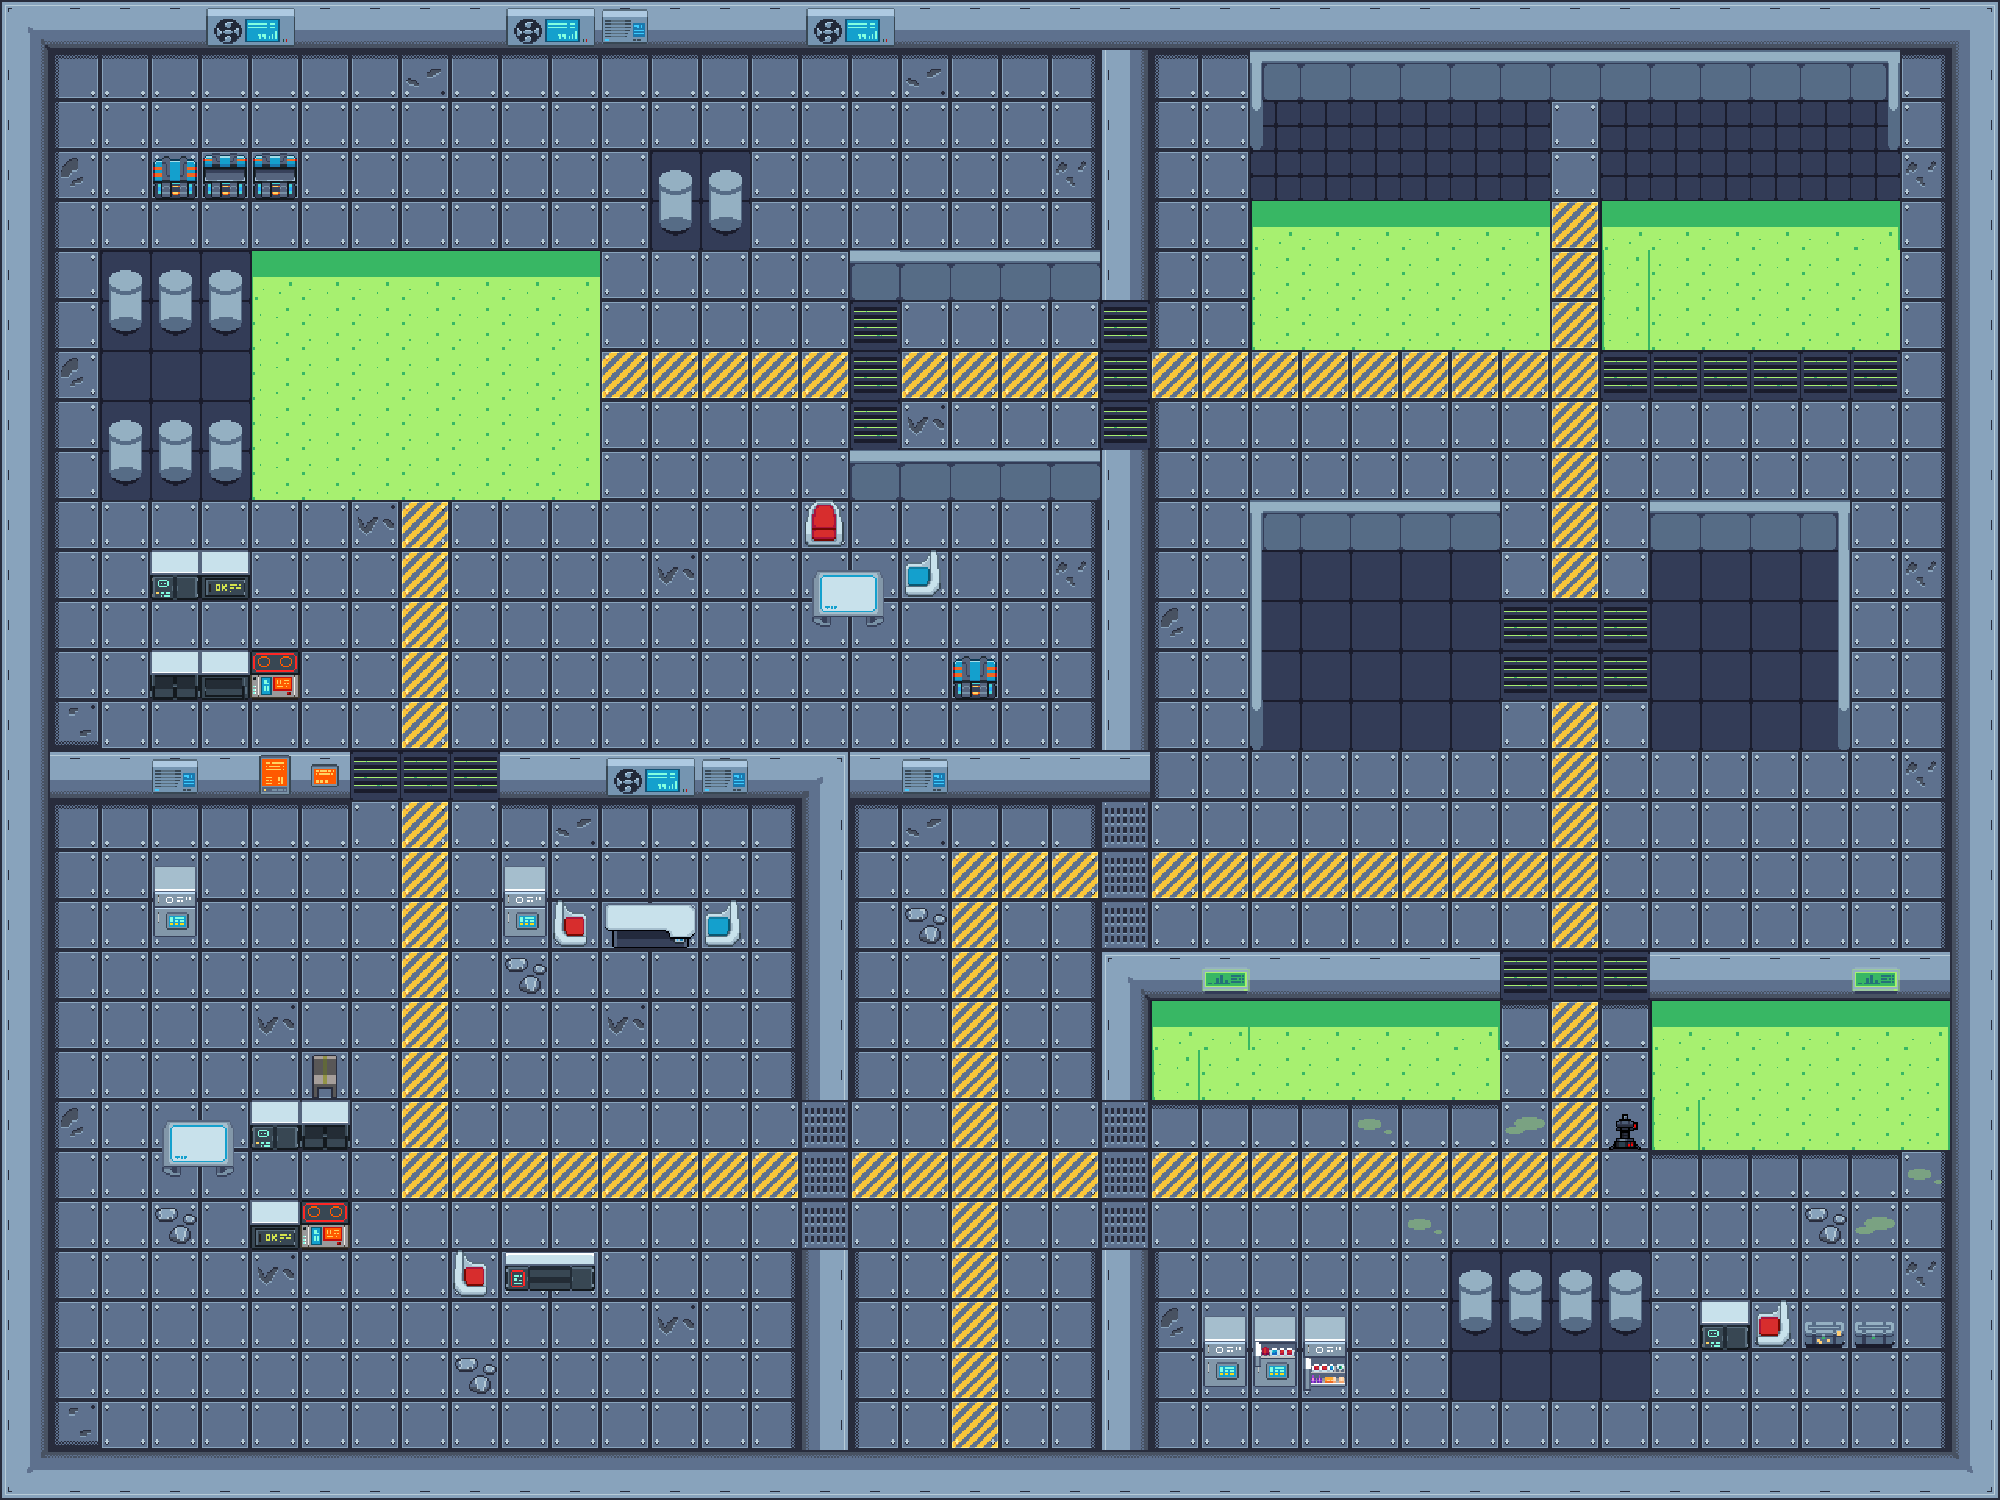

A level layout from a 2D game, rendered from its tile map. Below: a short description, then the map file with tile-grid data replaced by summaries:
An orthogonal 40x30 tile map with 50x50 px tiles, 2 tile layers (Capa de patrones 1, Design), 8 tilesets and 45 objects (45x p).

<map version="1.10" tiledversion="1.11.2" orientation="orthogonal" renderorder="right-down" width="40" height="30" tilewidth="50" tileheight="50" infinite="0" nextlayerid="5" nextobjectid="54">
 <tileset firstgid="1" name="tileSetx50" tilewidth="50" tileheight="50" tilecount="100" columns="10">
  <image source="tileSetx50.png" width="500" height="500" />
 </tileset>
 <tileset firstgid="101" name="pixel-cyberpunk-interior" tilewidth="50" tileheight="50" tilecount="231" columns="21">
  <image source="pixel-cyberpunk-interior.png" width="1050" height="550" />
 </tileset>
 <tileset firstgid="332" name="tileset2x50" tilewidth="50" tileheight="50" tilecount="84" columns="14">
  <image source="tileset2x50.png" width="700" height="300" />
 </tileset>
 <tileset firstgid="416" name="tileset x3" tilewidth="50" tileheight="50" tilecount="851" columns="37">
  <image source="tileset x3.png" width="1850" height="1150" />
 </tileset>
 <tileset firstgid="1267" name="decor" tilewidth="50" tileheight="50" tilecount="9" columns="3">
  <image source="decor.png" width="150" height="150" />
 </tileset>
 <tileset firstgid="1276" name="props and items x3" tilewidth="50" tileheight="50" tilecount="528" columns="24">
  <image source="props and items x3.png" width="1200" height="1100" />
 </tileset>
 <tileset firstgid="1804" name="level_tileset3x50" tilewidth="50" tileheight="50" tilecount="81" columns="9">
  <image source="level_tileset3x50.png" width="450" height="450" />
 </tileset>
 <tileset firstgid="1885" name="level_tileset3x50" tilewidth="50" tileheight="50" tilecount="81" columns="9">
  <image source="level_tileset3x50.png" width="450" height="450" />
 </tileset>
 <layer id="1" name="Capa de patrones 1" width="40" height="30">
  <data>[1200 cells, 1200 non-empty, 35 distinct tile ids]</data>
 </layer>
 <layer id="3" name="Design" width="40" height="30">
  <data>[1200 cells, 150 non-empty, 60 distinct tile ids]</data>
 </layer>
 <objectgroup id="2" name="Capa de Objetos 1">
  <object id="1" type="p" x="-10.7273" y="1.77636e-15" width="2009.09" height="47.6364" />
  <object id="3" type="p" x="-12.545" y="1448.18" width="2009.09" height="47.6364" />
  <object id="4" type="p" x="1950" y="-2" width="46" height="1498" />
  <object id="5" type="p" x="-1" y="-1" width="46" height="1498" />
  <object id="7" type="p" x="34" y="751" width="315" height="49" />
  <object id="8" type="p" x="500.5" y="751.5" width="315" height="49" />
  <object id="9" type="p" x="802" y="752" width="46" height="346" />
  <object id="10" type="p" x="803" y="1250" width="46" height="199" />
  <object id="11" type="p" x="1100" y="1249.5" width="46" height="199" />
  <object id="12" type="p" x="1104" y="953.5" width="46" height="147" />
  <object id="13" type="p" x="1149.5" y="951.5" width="348" height="149" />
  <object id="14" type="p" x="1652" y="949.5" width="348" height="202" />
  <object id="15" type="p" x="1647" y="502.5" width="206" height="49" />
  <object id="16" type="p" x="1250" y="500.5" width="252" height="49" />
  <object id="17" type="p" x="1199" y="502.5" width="52" height="246" />
  <object id="18" type="p" x="1852" y="502" width="52" height="246" />
  <object id="20" type="p" x="1250" y="49.5" width="652" height="49" />
  <object id="21" type="p" x="1101" y="450" width="46" height="346" />
  <object id="22" type="p" x="1104" y="3" width="46" height="299" />
  <object id="23" type="p" x="753" y="752.5" width="348" height="49" />
  <object id="24" type="p" x="849" y="453.5" width="299" height="49" />
  <object id="25" type="p" x="846" y="248.5" width="303" height="49" />
  <object id="28" type="p" x="1196" y="1298.5" width="155" height="102" />
  <object id="29" type="p" x="1700.5" y="1298" width="201" height="54" />
  <object id="30" type="p" x="1448.5" y="1251" width="201" height="99" />
  <object id="31" type="p" x="646.5" y="150.5" width="106" height="99" />
  <object id="32" type="p" x="251" y="249.5" width="350" height="251" />
  <object id="33" type="p" x="146" y="546.5" width="106" height="55" />
  <object id="34" type="p" x="150" y="649.5" width="150" height="55" />
  <object id="35" type="p" x="101" y="251" width="150" height="97" />
  <object id="36" type="p" x="99" y="401" width="150" height="99" />
  <object id="39" type="p" x="150" y="148.5" width="149" height="50" />
  <object id="41" type="p" x="1249.5" y="202.5" width="300" height="143" />
  <object id="42" type="p" x="1601" y="201.5" width="300" height="149" />
  <object id="43" type="p" x="800" y="552.5" width="146" height="94" />
  <object id="44" type="p" x="798" y="497.5" width="51" height="55" />
  <object id="45" type="p" x="950.5" y="646.5" width="51" height="55" />
  <object id="46" type="p" x="550.5" y="896.5" width="198" height="55" />
  <object id="47" type="p" x="498.5" y="852.5" width="51" height="100" />
  <object id="48" type="p" x="150.5" y="848.5" width="51" height="101" />
  <object id="49" type="p" x="249.5" y="1199.5" width="97" height="55" />
  <object id="50" type="p" x="251.5" y="1100.5" width="98" height="55" />
  <object id="51" type="p" x="299.5" y="1048.5" width="51" height="55" />
  <object id="52" type="p" x="146.5" y="1095.5" width="102" height="101" />
  <object id="53" type="p" x="450.5" y="1247.5" width="149" height="55" />
 </objectgroup>
</map>
